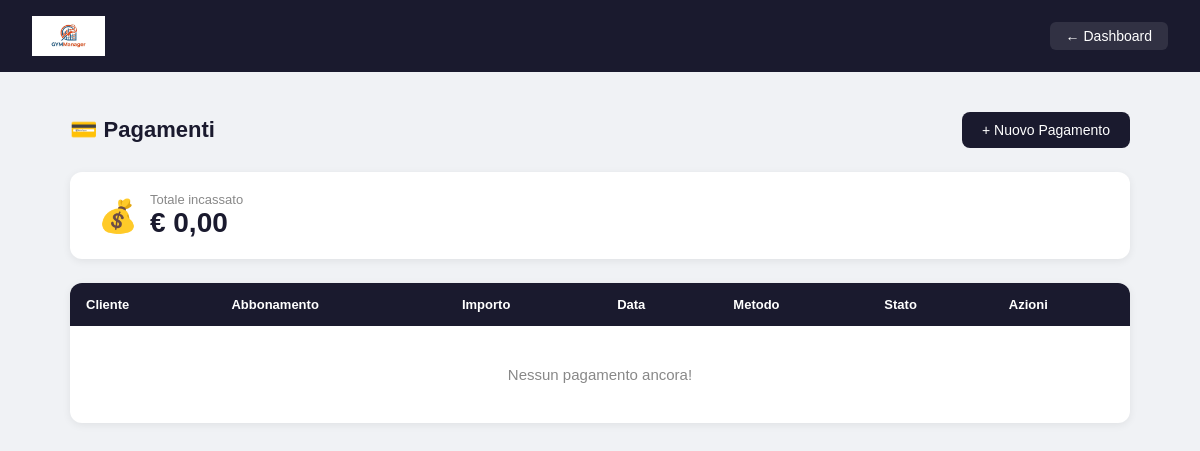
The app's page /palestra/pages/pagamenti.php (signed in), older data.
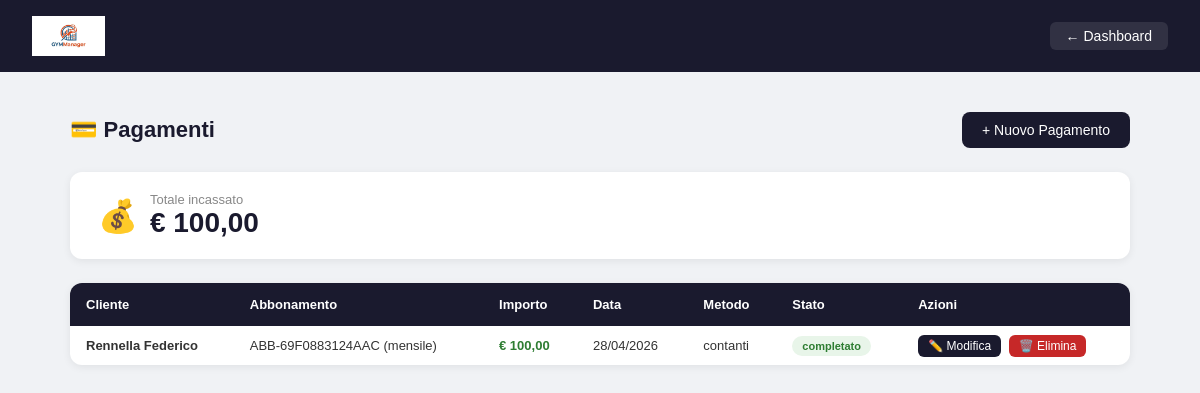
The same page, newer data.
### tables this page shows
CREATE TABLE `pagamento` (
  `id_pagamento` int(11) NOT NULL,
  `id_abbonamento` int(11) NOT NULL,
  `importo` decimal(8,2) NOT NULL,
  `data_pagamento` date NOT NULL,
  `metodo_pagamento` enum('contanti','carta','bonifico','paypal') NOT NULL,
  `stato` enum('completato','in_attesa','fallito','rimborsato') NOT NULL DEFAULT 'completato',
  `data_scadenza` date DEFAULT NULL,
  `codice_transazione` varchar(100) DEFAULT NULL
);

CREATE TABLE `persona` (
  `id_persona` int(11) NOT NULL,
  `username` varchar(50) NOT NULL,
  `email` varchar(100) NOT NULL,
  `password` varchar(255) NOT NULL,
  `nome` varchar(50) NOT NULL,
  `cognome` varchar(50) NOT NULL,
  `telefono` varchar(20) DEFAULT NULL,
  `ruolo` enum('admin','cliente','istruttore') NOT NULL DEFAULT 'cliente'
);

CREATE TABLE `abbonamento` (
  `id_abbonamento` int(11) NOT NULL,
  `id_cliente` int(11) NOT NULL,
  `codice` varchar(30) NOT NULL,
  `data_inizio` date NOT NULL,
  `data_fine` date NOT NULL,
  `costo` decimal(8,2) NOT NULL,
  `tipo` enum('mensile','annuale') NOT NULL,
  `stato` enum('attivo','scaduto','sospeso','annullato') NOT NULL DEFAULT 'attivo',
  `descrizione` text DEFAULT NULL,
  `rinnovo_automatico` tinyint(1) NOT NULL DEFAULT 0,
  `bonus_mensile` varchar(100) DEFAULT NULL,
  `bonus_annuale` varchar(100) DEFAULT NULL,
  `pagamento_rateizzato` tinyint(1) NOT NULL DEFAULT 0
);

### palestra/pages/pagamenti.php (the view, shortened to what this page needs)
<?php
require_once "../config/db.php";
$pagamenti = $pdo->query("
    SELECT PA.id_pagamento, PA.importo, PA.data_pagamento,
           PA.metodo_pagamento, PA.stato, PA.codice_transazione,
           P.nome, P.cognome,
           A.codice AS codice_abbonamento, A.tipo
    FROM PAGAMENTO PA
    JOIN ABBONAMENTO A ON PA.id_abbonamento = A.id_abbonamento
    JOIN CLIENTE C ON A.id_cliente = C.id_persona
    JOIN PERSONA P ON C.id_persona = P.id_persona
    ORDER BY PA.data_pagamento DESC
")->fetchAll();
$totale = array_sum(array_column($pagamenti, 'importo'));
?>
<!DOCTYPE html>
<html lang="it">
<head>
</head>
<body>
<div class="navbar">
    <img src="../assets/logo.jpg" style="height:40px;">
    <div style="display:flex; gap:12px;">
        <a href="dashboard.php">← Dashboard</a>
    </div>
</div>
<div class="contenuto">
    <div class="intestazione">
        <h2>💳 Pagamenti</h2>
        <a class="btn" href="nuovo_pagamento.php">+ Nuovo Pagamento</a>
    </div>
    <div class="riepilogo">
        <div class="icona">💰</div>
        <div>
            <div class="label">Totale incassato</div>
            <div class="valore">€ <?= number_format($totale, 2, ',', '.') ?></div>
        </div>
    </div>
    <table>
        <thead>
            <tr>
                <th>Cliente</th>
                <th>Abbonamento</th>
                <th>Importo</th>
                <th>Data</th>
                <th>Metodo</th>
                <th>Stato</th>
                <th>Azioni</th>
            </tr>
        </thead>
        <tbody>
            <?php if(empty($pagamenti)): ?>
            <tr>
                <td colspan="7" class="nessun-record">Nessun pagamento ancora!</td>
            </tr>
            <?php else: ?>
            <?php foreach($pagamenti as $p): ?>
            <tr>
                <td><strong><?= htmlspecialchars($p['cognome'].' '.$p['nome']) ?></strong></td>
                <td><?= htmlspecialchars($p['codice_abbonamento']) ?> (<?= $p['tipo'] ?>)</td>
                <td class="importo">€ <?= number_format($p['importo'], 2, ',', '.') ?></td>
                <td><?= date('d/m/Y', strtotime($p['data_pagamento'])) ?></td>
                <td><?= htmlspecialchars($p['metodo_pagamento']) ?></td>
                <td>
                    <span class="badge <?= $p['stato'] ?>">
                        <?= $p['stato'] ?>
                    </span>
                </td>
                <td>
                    <a class="btn-modifica" href="modifica_pagamento.php?id=<?= $p['id_pagamento'] ?>">✏️ Modifica</a>
                    <a class="btn-elimina" href="elimina_pagamento.php?id=<?= $p['id_pagamento'] ?>" onclick="return confirm('Sei sicuro di voler eliminare questo pagamento?')">🗑️ Elimina</a>
                </td>
            </tr>
            <?php endforeach; ?>
            <?php endif; ?>
        </tbody>
    </table>
</div>
</body>
</html>

Row changes from the older to the newer data that the page shows:
added pagamento: persona.cognome+nome "Rennella Federico", id_abbonamento.codice "ABB-69F0883124AAC", id_abbonamento.tipo "mensile", importo "100,00", data_pagamento "28/04/2026", metodo_pagamento "contanti", stato "completato"
Text that changed along with them:
$totale: "0,00" → "100,00"
text no longer shown: "Nessun pagamento ancora!"
